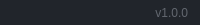
              <widget class="QFrame" name="frame_grip">
               <property name="minimumSize">
                <size>
                 <width>0</width>
                 <height>25</height>
                </size>
               </property>
               <property name="maximumSize">
                <size>
                 <width>16777215</width>
                 <height>25</height>
                </size>
               </property>
               <property name="styleSheet">
                <string notr="true">background-color: rgb(33, 37, 43);</string>
               </property>
               <property name="frameShape">
                <enum>QFrame::NoFrame</enum>
               </property>
               <property name="frameShadow">
                <enum>QFrame::Raised</enum>
               </property>
               <layout class="QHBoxLayout" name="horizontalLayout_6">
                <property name="spacing">
                 <number>0</number>
                </property>
                <property name="leftMargin">
                 <number>0</number>
                </property>
                <property name="topMargin">
                 <number>0</number>
                </property>
                <property name="rightMargin">
                 <number>2</number>
                </property>
                <property name="bottomMargin">
                 <number>0</number>
                </property>
                <item>
                 <widget class="QFrame" name="frame_label_bottom">
                  <property name="frameShape">
                   <enum>QFrame::NoFrame</enum>
                  </property>
                  <property name="frameShadow">
                   <enum>QFrame::Raised</enum>
                  </property>
                  <layout class="QHBoxLayout" name="horizontalLayout_7">
                   <property name="spacing">
                    <number>0</number>
                   </property>
                   <property name="leftMargin">
                    <number>10</number>
                   </property>
                   <property name="topMargin">
                    <number>0</number>
                   </property>
                   <property name="rightMargin">
                    <number>10</number>
                   </property>
                   <property name="bottomMargin">
                    <number>0</number>
                   </property>
                   <item>
                    <widget class="QLabel" name="label_credits">
                     <property name="font">
                      <font>
                       <family>Segoe UI</family>
                      </font>
                     </property>
                     <property name="styleSheet">
                      <string notr="true">color: rgb(98, 103, 111);</string>
                     </property>
                     <property name="text">
                      <string/>
                     </property>
                    </widget>
                   </item>
                   <item>
                    <widget class="QLabel" name="label_version">
                     <property name="maximumSize">
                      <size>
                       <width>100</width>
                       <height>16777215</height>
                      </size>
                     </property>
                     <property name="font">
                      <font>
                       <family>Segoe UI</family>
                      </font>
                     </property>
                     <property name="styleSheet">
                      <string notr="true">color: rgb(98, 103, 111);</string>
                     </property>
                     <property name="text">
                      <string>v1.0.0</string>
                     </property>
                     <property name="alignment">
                      <set>Qt::AlignRight|Qt::AlignTrailing|Qt::AlignVCenter</set>
                     </property>
                    </widget>
                   </item>
                  </layout>
                 </widget>
                </item>
               </layout>
              </widget>
